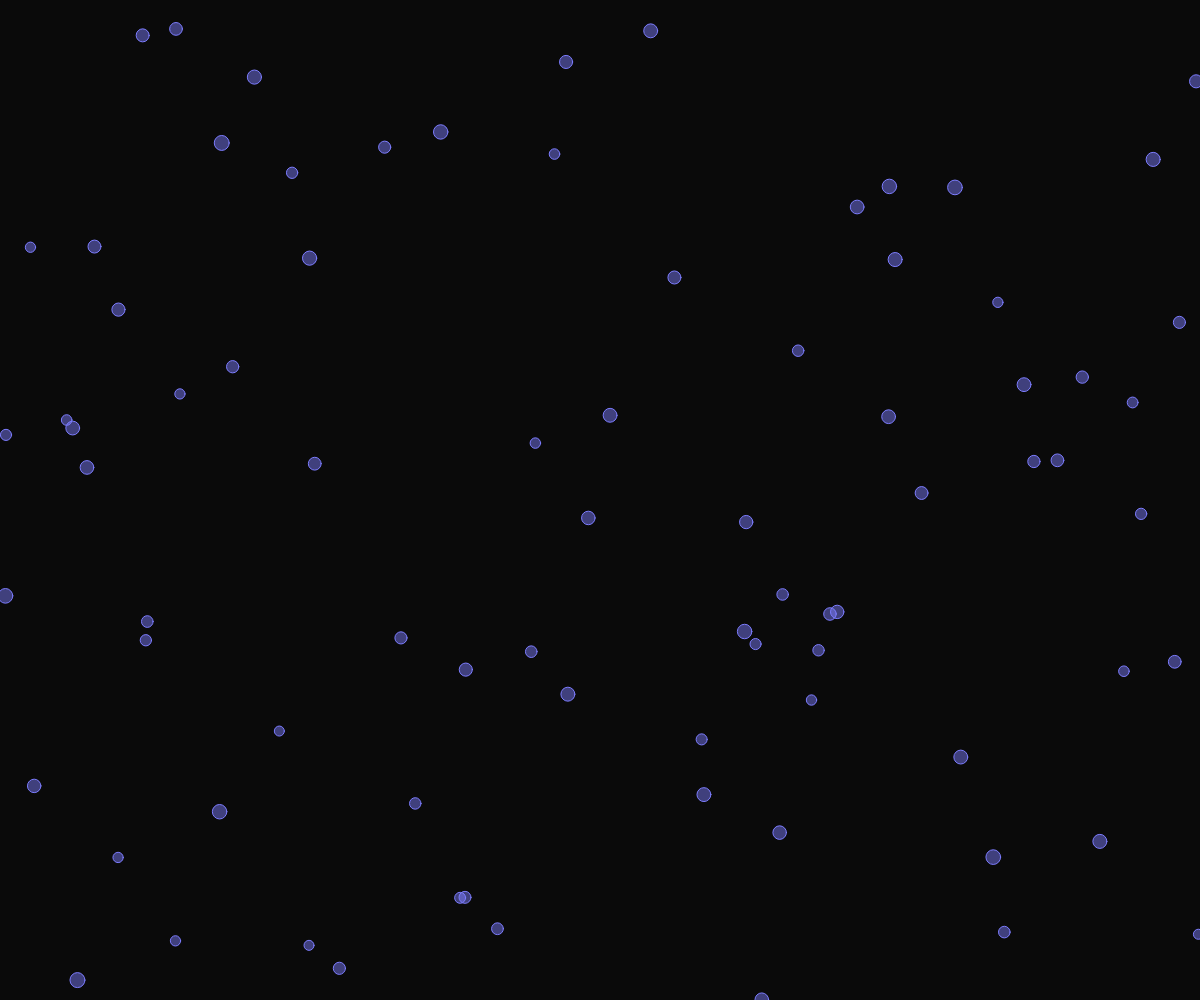
Frame 1 (no input)
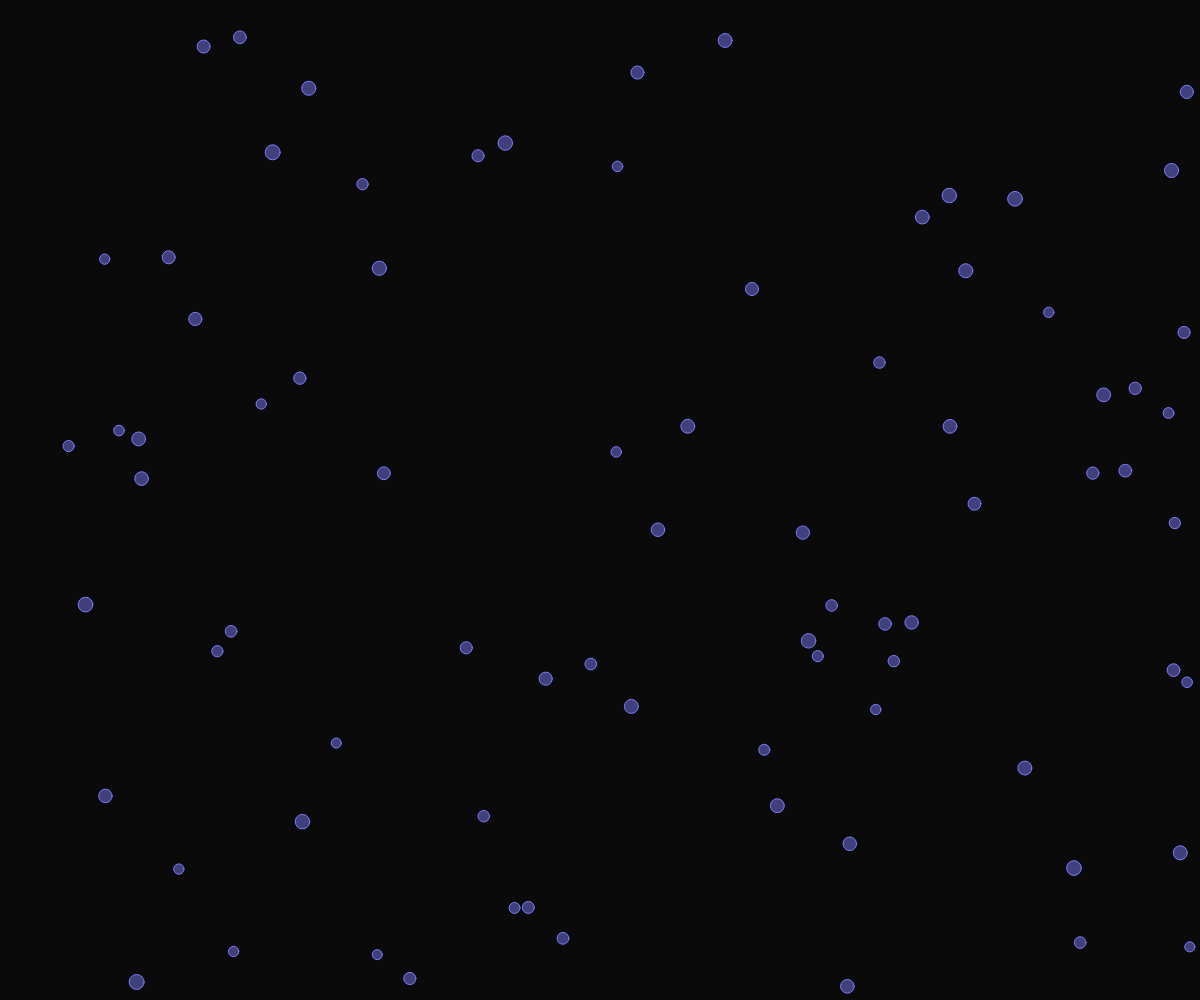
Frame 60 (no input)
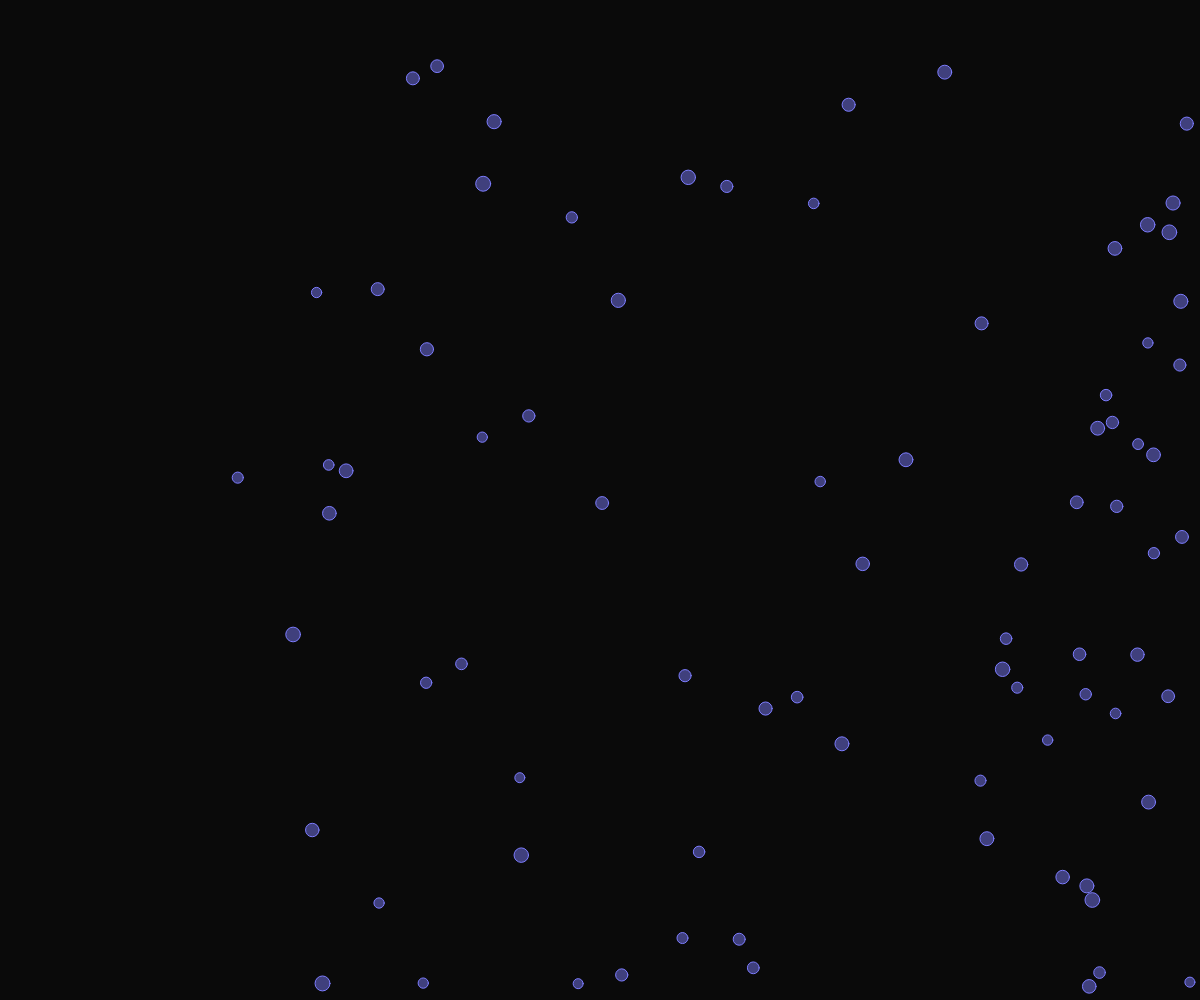
Frame 120 (the mouse pressed at the canvas centre since frame 60)

The p5.js sketch that drew these frames (run headless with seeded random() and noise() and a simulated clock; from frame 60 on, the mouse is pressed at the canvas centre):

// p5.js sketch
// ── sketch.js
let particles = []
const max_particles = 80


function setup() {
  createCanvas(windowWidth, windowHeight);
  
  for (let i = 0 ; i < max_particles ; i++){
    
    let p = new Particle(random(0,width), random(0, height))
    particles.push(p)
  }
   
  
}

function draw() {
  background(10);
  
  for (let i = 0; i < particles.length ; i ++){
    
    p = particles[i]
    p.display()
    p.move(random(0.10, -0.021), random(0, 0.012)) //👈🏽 adjust these values..
    p.bounce()
  }
  
}


class Particle{
  
   constructor (x,y){
    this.pos = createVector(x,y)
    this.r = random(10,15)
    
    this.vel = createVector(0, 0); // velocity is rate from point a to b
    this.acc = createVector(0, 0); // accel is change in velocity
    
  }
  
  display(){
    
    stroke(125,125, 255)
    fill(125,125, 255, 120)
    ellipse(this.pos.x, this.pos.y, this.r)
  }
  
  move(vx,vy){
    this.vel.add(vx,vy)
    this.pos.add(this.vel);
  }
  
  bounce(){
    //Bounce off the canvas edges
    
    if (this.pos.y >= height-this.r) {
      this.pos.y = height-this.r;
      this.vel.y *= -1;
    }

    if (this.pos.x >= width-this.r) {
      this.pos.x = width-this.r;
      this.vel.x *= -1;
    } else if (this.pos.x <= this.r) {
      this.pos.x = this.r;
      this.vel.x *= -1;
    }
    
  }
  
}
